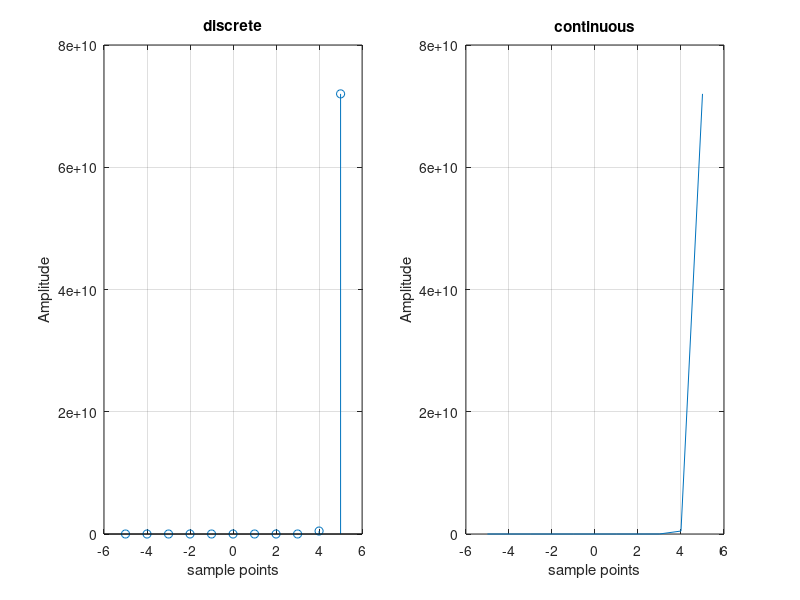

Write the MATLAB code that produced this figure.
clc; 
clf; 
clear all; 
close all; 
n1=input("enter the starting point:n_start="); 
n2=input("enter the ending point:n_end="); 
dec_fact=input('enter the decaying factor:b=') 
sample_point=-n1:1:n2; 
amp_1=zeros(1,n1+1); 
for (i=1:n2) 
amp_2(i)=exp(dec_fact*i); 
end 
Amplitude=[amp_1 amp_2]; 
subplot(121); 
stem(sample_point,Amplitude); 
grid on; 
xlabel('sample points'); 
ylabel('Amplitude'); 
title('discrete'); 
subplot(122); 
plot(sample_point,Amplitude); 
grid on; 
xlabel('sample points'); 
ylabel('Amplitude'); 
title('continuous'); 
